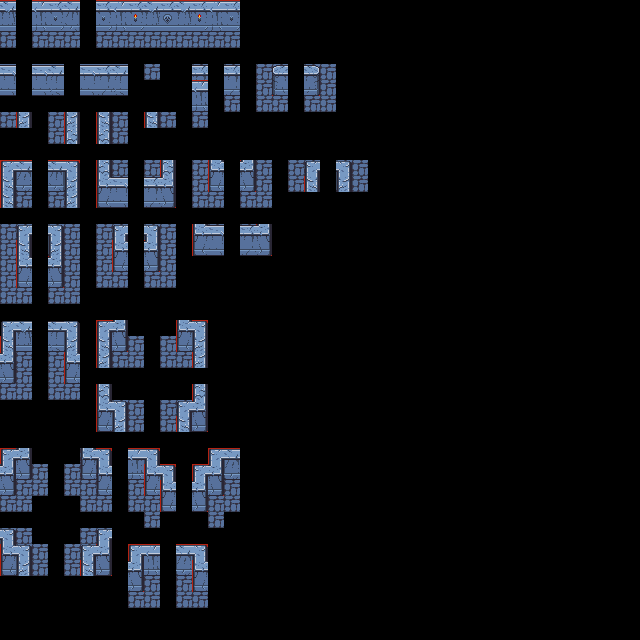

Tiled map render using the project's own tile images. Description and the map definition, with tile-layer contents summarised, below:
An orthogonal 40x40 tile map with 16x16 px tiles, 4 tile layers (regions, input_set, output_floor, output_wall), 3 tilesets.

<map version="1.4" tiledversion="1.4.2" orientation="orthogonal" renderorder="left-down" width="40" height="40" tilewidth="16" tileheight="16" infinite="0" nextlayerid="5" nextobjectid="1">
 <properties>
  <property name="NoOverlappingRules" type="bool" value="true" />
 </properties>
 <tileset firstgid="1" source="wall.tsx" />
 <tileset firstgid="776" source="floor.tsx" />
 <tileset firstgid="1737" source="rule.tsx" />
 <layer id="2" name="regions" width="40" height="40">
  <data>[1600 cells, 293 non-empty, 1 distinct tile ids]</data>
 </layer>
 <layer id="1" name="input_set" width="40" height="40">
  <properties>
   <property name="StrictEmpty" type="bool" value="true" />
  </properties>
  <data>[1600 cells, 142 non-empty, 13 distinct tile ids]</data>
 </layer>
 <layer id="3" name="output_floor" width="40" height="40">
  <data>[1600 cells, 166 non-empty, 5 distinct tile ids]</data>
 </layer>
 <layer id="4" name="output_wall" width="40" height="40">
  <data>[1600 cells, 185 non-empty, 41 distinct tile ids]</data>
 </layer>
</map>